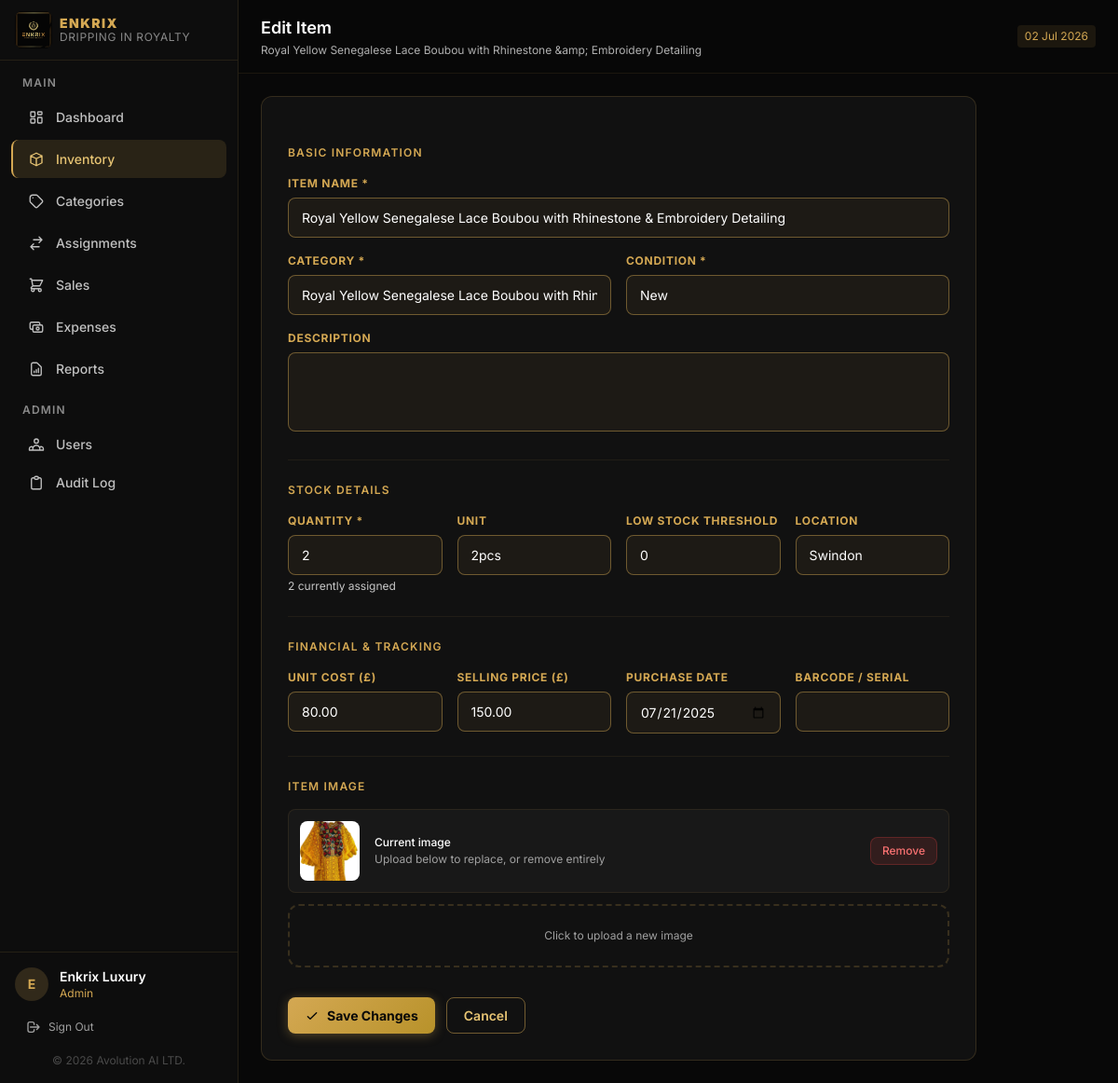
Screenshot of /inventory/40/edit (signed in) with the database file from the repository.
### tables this page shows
CREATE TABLE `inventory_items` (
  `id` int NOT NULL AUTO_INCREMENT,
  `name` varchar(200) NOT NULL,
  `category_id` int NOT NULL,
  `description` text,
  `quantity` int NOT NULL DEFAULT '0',
  `quantity_assigned` int NOT NULL DEFAULT '0',
  `unit` varchar(50) DEFAULT NULL,
  `condition_status` enum('New','Good','Fair','Damaged') NOT NULL DEFAULT 'Good',
  `location` varchar(100) DEFAULT NULL,
  `purchase_date` date DEFAULT NULL,
  `cost` decimal(12,2) NOT NULL DEFAULT '0.00',
  `selling_price` decimal(12,2) NOT NULL DEFAULT '0.00',
  `low_stock_threshold` int NOT NULL DEFAULT '5',
  `image` varchar(255) DEFAULT NULL,
  `barcode` varchar(100) DEFAULT NULL,
  `created_by` int DEFAULT NULL,
  `created_at` timestamp NOT NULL DEFAULT CURRENT_TIMESTAMP,
  `updated_at` timestamp NOT NULL DEFAULT CURRENT_TIMESTAMP ON UPDATE CURRENT_TIMESTAMP,
  PRIMARY KEY (`id`),
  UNIQUE KEY `uq_items_barcode` (`barcode`),
  KEY `idx_items_category` (`category_id`),
  KEY `idx_items_condition` (`condition_status`),
  KEY `idx_items_location` (`location`),
  KEY `idx_items_created_by` (`created_by`),
  CONSTRAINT `fk_items_category` FOREIGN KEY (`category_id`) REFERENCES `categories` (`id`) ON DELETE RESTRICT,
  CONSTRAINT `fk_items_user` FOREIGN KEY (`created_by`) REFERENCES `users` (`id`) ON DELETE SET NULL
);

CREATE TABLE `categories` (
  `id` int NOT NULL AUTO_INCREMENT,
  `name` varchar(100) NOT NULL,
  `description` text,
  `color` varchar(7) NOT NULL DEFAULT '#D4A853',
  `created_by` int DEFAULT NULL,
  `created_at` timestamp NOT NULL DEFAULT CURRENT_TIMESTAMP,
  `updated_at` timestamp NOT NULL DEFAULT CURRENT_TIMESTAMP ON UPDATE CURRENT_TIMESTAMP,
  PRIMARY KEY (`id`),
  UNIQUE KEY `uq_categories_name` (`name`),
  KEY `idx_categories_created_by` (`created_by`),
  CONSTRAINT `fk_categories_user` FOREIGN KEY (`created_by`) REFERENCES `users` (`id`) ON DELETE SET NULL
);

### app/views/inventory/edit.php (the view, shortened to what the rows shown need)
<?php
$title    = 'Edit Item';
$subtitle = e($item['name']);
?>
<div class="max-w-3xl">
  <div class="card p-7">
    <form method="POST" action="<?= url('inventory/' . $item['id'] . '/update') ?>" enctype="multipart/form-data" class="space-y-6">
      <div>
        <h3 class="text-xs font-semibold uppercase tracking-widest mb-4" style="color:#D4A853;">Basic Information</h3>
        <div class="grid grid-cols-1 md:grid-cols-2 gap-4">
          <div class="md:col-span-2">
            <label class="form-label">Item Name *</label>
            <input type="text" name="name" value="<?= old('name', $item['name']) ?>" class="form-input" required>
          </div>
          <div>
            <label class="form-label">Category *</label>
            <select name="category_id" class="form-input" required>
              <?php foreach ($categories as $cat): ?>
                <option value="<?= $cat['id'] ?>" <?= $item['category_id'] == $cat['id'] ? 'selected' : '' ?>><?= e($cat['name']) ?></option>
              <?php endforeach; ?>
            </select>
          </div>
          <div>
            <label class="form-label">Condition *</label>
            <select name="condition_status" class="form-input" required>
              <?php foreach (['New','Good','Fair','Damaged'] as $c): ?>
                <option value="<?= $c ?>" <?= $item['condition_status'] === $c ? 'selected' : '' ?>><?= $c ?></option>
              <?php endforeach; ?>
            </select>
          </div>
          <div class="md:col-span-2">
            <label class="form-label">Description</label>
            <textarea name="description" rows="3" class="form-input resize-none"><?= old('description', $item['description']) ?></textarea>
          </div>
        </div>
      </div>
      <div class="border-t" style="border-color:rgba(212,168,83,0.08);"></div>
      <div>
        <h3 class="text-xs font-semibold uppercase tracking-widest mb-4" style="color:#D4A853;">Stock Details</h3>
        <div class="grid grid-cols-2 md:grid-cols-4 gap-4">
          <div>
            <label class="form-label">Quantity *</label>
            <input type="number" name="quantity" value="<?= old('quantity', $item['quantity']) ?>" min="<?= (int)$item['quantity_assigned'] ?>" class="form-input" required>
            <?php if ($item['quantity_assigned'] > 0): ?>
              <p class="text-xs mt-1" style="color:#C8C8C8;"><?= (int)$item['quantity_assigned'] ?> currently assigned</p>
            <?php endif; ?>
          </div>
          <div>
            <label class="form-label">Unit</label>
            <input type="text" name="unit" value="<?= old('unit', $item['unit']) ?>" class="form-input" placeholder="pcs">
          </div>
          <div>
            <label class="form-label">Low Stock Threshold</label>
            <input type="number" name="low_stock_threshold" value="<?= old('low_stock_threshold', $item['low_stock_threshold']) ?>" min="0" class="form-input">
          </div>
          <div>
            <label class="form-label">Location</label>
            <input type="text" name="location" value="<?= old('location', $item['location']) ?>" class="form-input">
          </div>
        </div>
      </div>
      <div class="border-t" style="border-color:rgba(212,168,83,0.08);"></div>
      <div>
        <h3 class="text-xs font-semibold uppercase tracking-widest mb-4" style="color:#D4A853;">Financial & Tracking</h3>
        <div class="grid grid-cols-2 md:grid-cols-4 gap-4">
          <div>
            <label class="form-label">Unit Cost (£)</label>
            <input type="number" name="cost" value="<?= old('cost', $item['cost']) ?>" min="0" step="0.01" class="form-input">
          </div>
          <div>
            <label class="form-label">Selling Price (£)</label>
            <input type="number" name="selling_price" value="<?= old('selling_price', $item['selling_price'] ?? '0') ?>" min="0" step="0.01" class="form-input">
          </div>
          <div>
            <label class="form-label">Purchase Date</label>
            <input type="date" name="purchase_date" value="<?= old('purchase_date', $item['purchase_date']) ?>" class="form-input">
          </div>
          <div>
            <label class="form-label">Barcode / Serial</label>
            <input type="text" name="barcode" value="<?= old('barcode', $item['barcode']) ?>" class="form-input">
          </div>
        </div>
      </div>
      <div class="border-t" style="border-color:rgba(212,168,83,0.08);"></div>
      <div>
        <h3 class="text-xs font-semibold uppercase tracking-widest mb-4" style="color:#D4A853;">Item Image</h3>
        <?php if ($item['image']): ?>
          <div id="currentImgWrap" class="flex items-center gap-4 mb-3 p-3 rounded-lg" style="background:rgba(255,255,255,0.03);border:1px solid rgba(212,168,83,0.1);">
            <img src="<?= url('uploads/' . $item['image']) ?>" class="h-16 w-16 rounded-lg object-cover flex-shrink-0" alt="Current image">
            <div class="flex-1">
              <p class="text-xs font-medium text-white">Current image</p>
              <p class="text-xs mt-0.5" style="color:#A0A0A0;">Upload below to replace, or remove entirely</p>
            </div>
            <button type="button" onclick="removeImg()" class="text-xs px-3 py-1.5 rounded-lg font-medium" style="background:rgba(239,68,68,0.12);color:#F87171;border:1px solid rgba(239,68,68,0.25);">
              Remove
            </button>
          </div>
        <?php endif; ?>
        <div id="uploadZone" class="border-2 border-dashed rounded-xl p-6 text-center cursor-pointer" style="border-color:rgba(212,168,83,0.2);" onclick="document.getElementById('imgInput').click()">
          <p class="text-xs" style="color:#A0A0A0;">Click to upload a new image</p>
        </div>
      </div>
      <div class="flex gap-3 pt-2">
        <button type="submit" class="btn-gold flex items-center gap-2">
          <svg class="w-4 h-4" fill="none" viewBox="0 0 24 24" stroke="currentColor"><path stroke-linecap="round" stroke-linejoin="round" stroke-width="2" d="M5 13l4 4L19 7"/></svg>
          Save Changes
        </button>
        <a href="<?= url('inventory/' . $item['id']) ?>" class="btn-outline">Cancel</a>
      </div>
    </form>
  </div>
</div>
<?php
$content = ob_get_clean();
require APP_PATH . '/views/layouts/main.php';
?>

### app/routes/web.php (shortened to what the rows shown need)
<?php
$uri    = trim(parse_url($_SERVER['REQUEST_URI'], PHP_URL_PATH) ?? '', '/');
$method = $_SERVER['REQUEST_METHOD'];
function matchRoute(string $pattern, string $uri): array|false
{
    $regex = preg_replace('/\{([a-z_]+)\}/', '([^/]+)', $pattern);
    $regex = '@^' . $regex . '$@';
    if (preg_match($regex, $uri, $m)) {
        array_shift($m);
        return $m;
    }
    return false;
}
foreach ($routes as [$routeMethod, $pattern, $handler, $requiresAuth]) {
    if ($routeMethod !== $method) continue;
    $params = matchRoute($pattern, $uri);
    if ($params !== false) {
        [$class, $action] = $handler;
        $controller = new $class();
        $controller->$action(...$params);
        break;
    }
}

### app/views/layouts/main.php (shortened to what the rows shown need)
<!DOCTYPE html>
<html lang="en" class="h-full">
<head>
  <script src="https://cdn.tailwindcss.com"></script>
</head>
<body class="h-full font-sans antialiased" id="app">
<div class="flex h-full min-h-screen">
<aside id="sidebar">
  <div class="px-4 py-3 border-b flex items-center justify-between" style="border-color:rgba(212,168,83,0.12);">
    <a href="<?= url('dashboard') ?>" class="flex items-center gap-2 min-w-0">
      <img src="<?= url('logo.jpg') ?>" alt="Enkrix Logo" class="w-10 h-10 rounded-lg flex-shrink-0" style="object-fit:contain;background:#060606;">
      <div class="min-w-0">
        <div class="font-black text-sm tracking-widest leading-none" style="color:#D4A853;">ENKRIX</div>
        <div class="text-xs tracking-wider leading-none mt-0.5" style="color:#888;">DRIPPING IN ROYALTY</div>
      </div>
    </a>
  </div>
  <nav class="flex-1 px-3 py-4 space-y-1" role="navigation">
    <p class="px-3 text-xs font-semibold uppercase tracking-widest mb-2" style="color:#8A8A8A;">Main</p>
    <a href="<?= url('dashboard') ?>" class="sidebar-link <?= str_contains($_SERVER['REQUEST_URI'],'dashboard') || rtrim(parse_url($_SERVER['REQUEST_URI'],PHP_URL_PATH)??'','/') === '' ? 'active' : '' ?>" onclick="closeSidebar()">
      Dashboard
    </a>
    <a href="<?= url('inventory') ?>" class="sidebar-link <?= str_contains($_SERVER['REQUEST_URI'],'/inventory') ? 'active' : '' ?>" onclick="closeSidebar()">
      <svg fill="none" viewBox="0 0 24 24" stroke="currentColor"><path stroke-linecap="round" stroke-linejoin="round" stroke-width="1.8" d="M20 7l-8-4-8 4m16 0l-8 4m8-4v10l-8 4m0-10L4 7m8 4v10M4 7v10l8 4"/></svg>
      Inventory
    </a>
    <a href="<?= url('categories') ?>" class="sidebar-link <?= str_contains($_SERVER['REQUEST_URI'],'/categories') ? 'active' : '' ?>" onclick="closeSidebar()">
      <svg fill="none" viewBox="0 0 24 24" stroke="currentColor"><path stroke-linecap="round" stroke-linejoin="round" stroke-width="1.8" d="M7 7h.01M7 3h5c.512 0 1.024.195 1.414.586l7 7a2 2 0 010 2.828l-7 7a2 2 0 01-2.828 0l-7-7A1.994 1.994 0 013 12V7a4 4 0 014-4z"/></svg>
      Categories
    </a>
    <a href="<?= url('assignments') ?>" class="sidebar-link <?= str_contains($_SERVER['REQUEST_URI'],'/assignments') ? 'active' : '' ?>" onclick="closeSidebar()">
      <svg fill="none" viewBox="0 0 24 24" stroke="currentColor"><path stroke-linecap="round" stroke-linejoin="round" stroke-width="1.8" d="M8 7h12m0 0l-4-4m4 4l-4 4m0 6H4m0 0l4 4m-4-4l4-4"/></svg>
      Assignments
    </a>
    <a href="<?= url('sales') ?>" class="sidebar-link <?= str_contains($_SERVER['REQUEST_URI'],'/sales') ? 'active' : '' ?>" onclick="closeSidebar()">
      <svg fill="none" viewBox="0 0 24 24" stroke="currentColor"><path stroke-linecap="round" stroke-linejoin="round" stroke-width="1.8" d="M3 3h2l.4 2M7 13h10l4-8H5.4M7 13L5.4 5M7 13l-2.293 2.293c-.63.63-.184 1.707.707 1.707H17m0 0a2 2 0 100 4 2 2 0 000-4zm-8 2a2 2 0 11-4 0 2 2 0 014 0z"/></svg>
      Sales
    </a>
    <a href="<?= url('expenses') ?>" class="sidebar-link <?= str_contains($_SERVER['REQUEST_URI'],'/expenses') ? 'active' : '' ?>" onclick="closeSidebar()">
      <svg fill="none" viewBox="0 0 24 24" stroke="currentColor"><path stroke-linecap="round" stroke-linejoin="round" stroke-width="1.8" d="M17 9V7a2 2 0 00-2-2H5a2 2 0 00-2 2v6a2 2 0 002 2h2m2 4h10a2 2 0 002-2v-6a2 2 0 00-2-2H9a2 2 0 00-2 2v6a2 2 0 002 2zm7-5a2 2 0 11-4 0 2 2 0 014 0z"/></svg>
      Expenses
    </a>
    <a href="<?= url('reports') ?>" class="sidebar-link <?= str_contains($_SERVER['REQUEST_URI'],'/reports') ? 'active' : '' ?>" onclick="closeSidebar()">
      <svg fill="none" viewBox="0 0 24 24" stroke="currentColor"><path stroke-linecap="round" stroke-linejoin="round" stroke-width="1.8" d="M9 17v-2m3 2v-4m3 4v-6m2 10H7a2 2 0 01-2-2V5a2 2 0 012-2h5.586a1 1 0 01.707.293l5.414 5.414a1 1 0 01.293.707V19a2 2 0 01-2 2z"/></svg>
      Reports
    </a>
    <?php if (has_role('Admin')): ?>
    <div class="pt-3">
      <p class="px-3 text-xs font-semibold uppercase tracking-widest mb-2" style="color:#8A8A8A;">Admin</p>
      <a href="<?= url('users') ?>" class="sidebar-link <?= str_contains($_SERVER['REQUEST_URI'],'/users') ? 'active' : '' ?>" onclick="closeSidebar()">
        Users
      </a>
      <a href="<?= url('activity') ?>" class="sidebar-link <?= str_contains($_SERVER['REQUEST_URI'],'/activity') ? 'active' : '' ?>" onclick="closeSidebar()">
        <svg fill="none" viewBox="0 0 24 24" stroke="currentColor"><path stroke-linecap="round" stroke-linejoin="round" stroke-width="1.8" d="M9 5H7a2 2 0 00-2 2v12a2 2 0 002 2h10a2 2 0 002-2V7a2 2 0 00-2-2h-2M9 5a2 2 0 002 2h2a2 2 0 002-2M9 5a2 2 0 012-2h2a2 2 0 012 2"/></svg>
        Audit Log
      </a>
    </div>
    <?php endif; ?>
  </nav>
  <div class="px-4 py-4 border-t" style="border-color:rgba(212,168,83,0.12);">
    <div class="flex items-center gap-3">
      <div class="w-9 h-9 rounded-full flex items-center justify-center text-sm font-bold flex-shrink-0" style="background:rgba(212,168,83,0.18);color:#D4A853;">
        <?= strtoupper(substr(auth()['name'] ?? 'U', 0, 1)) ?>
      </div>
      <div class="flex-1 min-w-0">
        <p class="text-sm font-semibold truncate text-white"><?= e(auth()['name'] ?? '') ?></p>
        <p class="text-xs truncate" style="color:#D4A853;"><?= e(auth()['role'] ?? '') ?></p>
      </div>
    </div>
    <form method="POST" action="<?= url('logout') ?>" class="mt-3">
      <button type="submit" class="w-full text-left text-xs flex items-center gap-2 px-3 py-2 rounded-lg transition-colors" style="color:#A0A0A0;" onmouseover="this.style.color='#EF4444';this.style.background='rgba(239,68,68,0.08)'" onmouseout="this.style.color='#A0A0A0';this.style.background='transparent'">
        <svg class="w-4 h-4" fill="none" viewBox="0 0 24 24" stroke="currentColor"><path stroke-linecap="round" stroke-linejoin="round" stroke-width="2" d="M17 16l4-4m0 0l-4-4m4 4H7m6 4v1a3 3 0 01-3 3H6a3 3 0 01-3-3V7a3 3 0 013-3h4a3 3 0 013 3v1"/></svg>
        Sign Out
      </button>
    </form>
    <p class="text-center mt-3 text-xs" style="color:#4A4A4A;">&copy; <?= date('Y') ?> Avolution AI LTD.</p>
  </div>
</aside>
<div id="main-wrapper" class="flex-1 flex flex-col min-h-screen min-w-0 lg:ml-0" style="width:100%;">
  <header class="sticky top-0 z-40 flex items-center gap-3 px-4 sm:px-6 py-3 sm:py-4" style="background:rgba(8,8,8,0.95); backdrop-filter:blur(12px); border-bottom:1px solid rgba(212,168,83,0.10);">
    <div class="flex-1 min-w-0">
      <h1 class="text-base sm:text-lg font-semibold text-white truncate"><?= e($title ?? 'Dashboard') ?></h1>
      <?php if (!empty($subtitle)): ?>
        <p class="text-xs mt-0.5 truncate hidden sm:block" style="color:#B0B0B0;"><?= e($subtitle) ?></p>
      <?php endif; ?>
    </div>
    <div class="flex items-center gap-2 flex-shrink-0">
      <span class="text-xs px-2 py-1 rounded hidden sm:inline-block" style="background:rgba(212,168,83,0.1);color:#D4A853;">
        <?= date('d M Y') ?>
      </span>
    </div>
  </header>
  <main class="flex-1 p-4 sm:p-6 overflow-auto">
    <?= $content ?? '' ?>
  </main>
</div>
</div>
</body>
</html>

### rows the page displays
inventory_items: name "Royal Yellow Senegalese Lace Boubou with Rhinestone &amp; Embroidery Detailing", name "Royal Yellow Senegalese Lace Boubou with Rhinestone & Embroidery Detailing", category_id "Royal Yellow Senegalese Lace Boubou with Rhinestone & Embroidery Detailing", condition_status "New", quantity "2", quantity_assigned "2", unit "2pcs", low_stock_threshold "0", location "Swindon", cost "80.00", selling_price "150.00", purchase_date "07/21/2025", image (picture)
